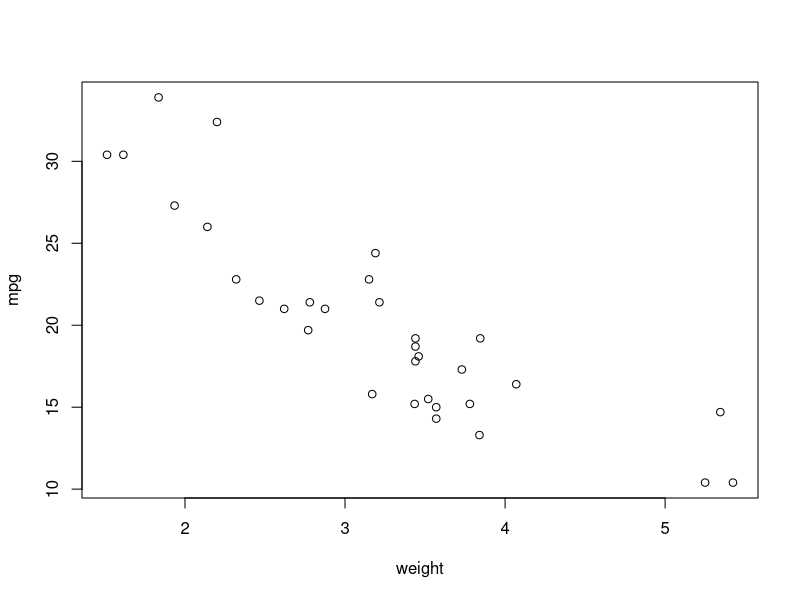
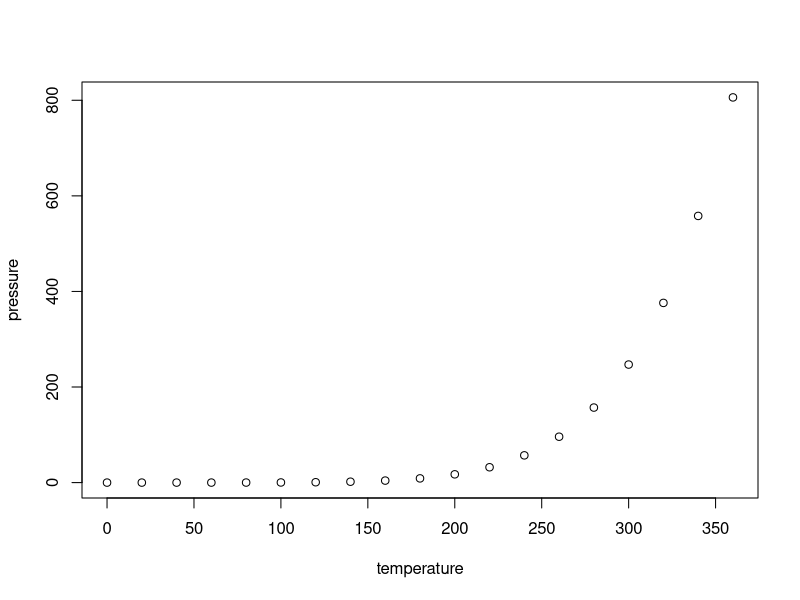

Reproduce these figures in R, in order.
## ---- chunk 1
knitr::opts_chunk$set(echo = FALSE)
## ---- chunk 2
head(mtcars)
## ---- chunk 3
plot(mtcars$wt, mtcars$mpg, xlab = "weight", ylab = "mpg")
## ---- chunk 4
summary(cars)
## ---- chunk 5
plot(pressure)
